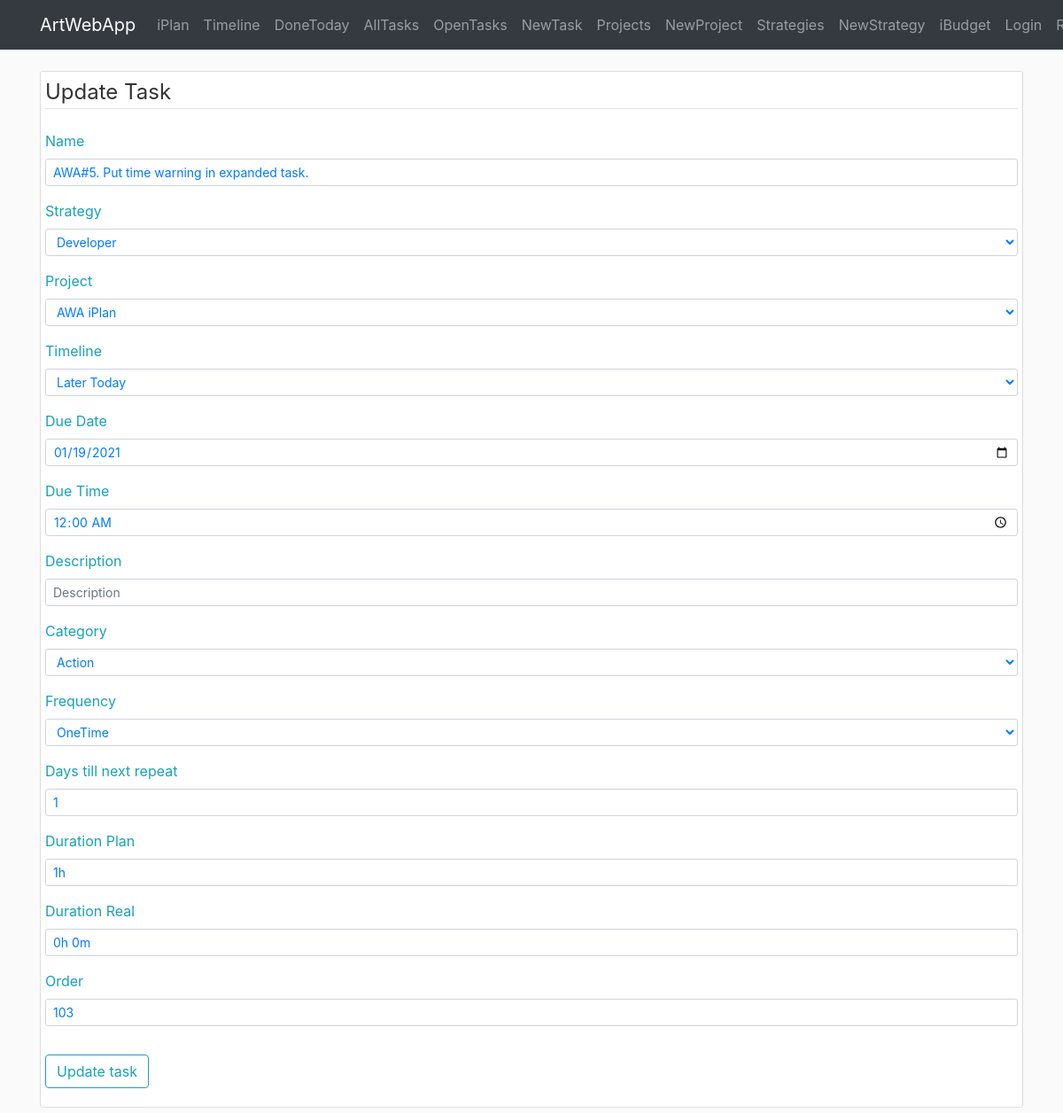
The app's page /iplan/task/update/460, older data.
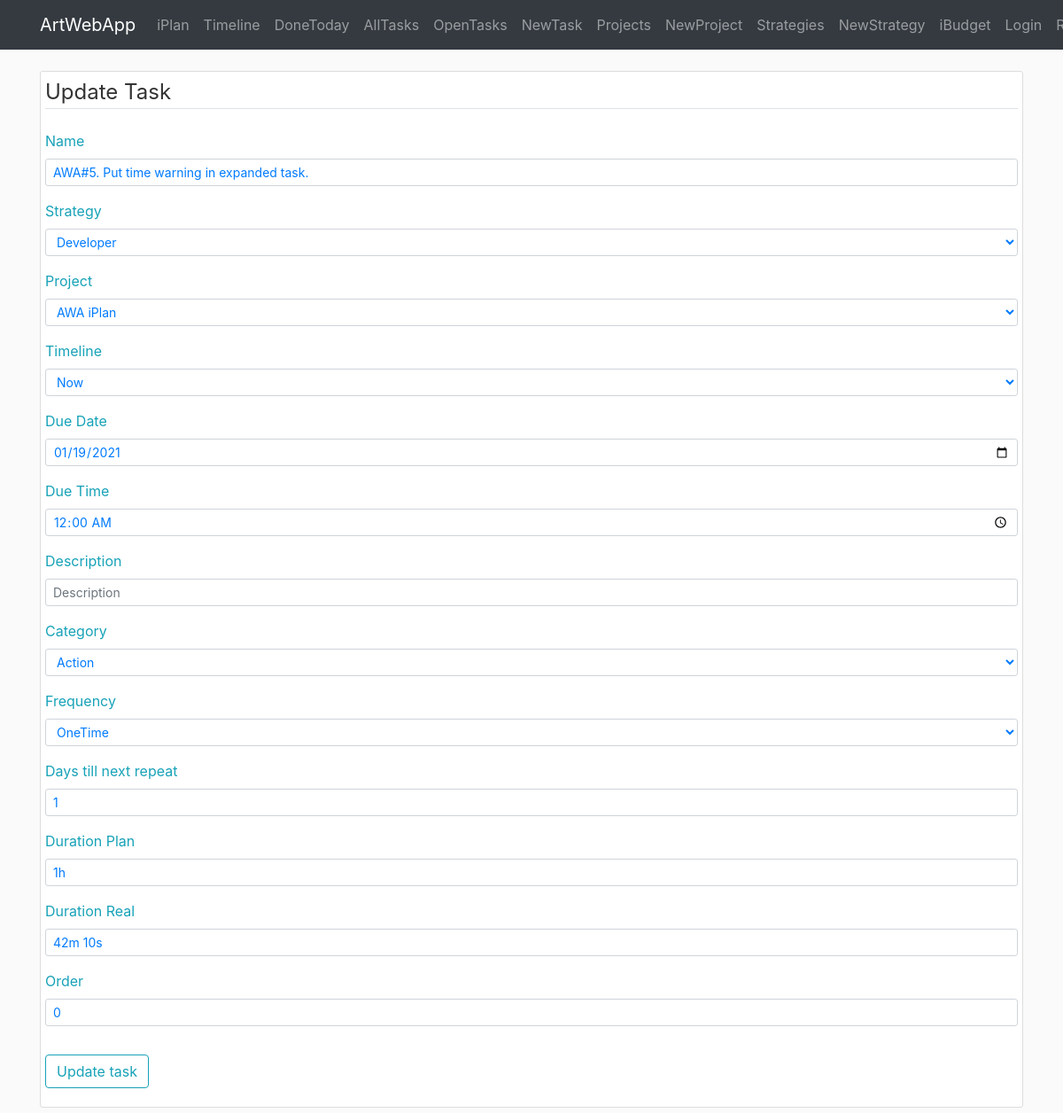
The same page, newer data.
### awa/iplan/models.py (models this page shows, shortened)
class Task(db.Model):
    id = db.Column(db.Integer, primary_key=True, autoincrement=True)
    name = db.Column(db.String(140), nullable=False)
    desc = db.Column(db.Text)
    category = db.Column(db.String(20))
    frequency = db.Column(db.String(10))
    frequency_days = db.Column(db.Integer)
    time_creation = db.Column(db.DateTime, default=datetime.now)
    time_completion = db.Column(db.DateTime)
    time_due = db.Column(db.DateTime)
    time_line = db.Column(db.String(20))
    duration_plan = db.Column(db.Interval, nullable=False, default=timedelta(0))
    duration_real = db.Column(db.Interval, nullable=False, default=timedelta(0))
    timer_start = db.Column(db.DateTime)
    order = db.Column(db.Integer)
    show_menu = db.Column(db.Boolean, default=True, nullable=False)
    id_strategy = db.Column(db.Integer, db.ForeignKey('strategy.id'), nullable=False)
    id_project = db.Column(db.Integer, db.ForeignKey('project.id'))

### awa/iplan/routes.py (the view)
@iplan.route('/iplan/task/update/<id_task>', methods=['GET', 'POST'])
def task_update(id_task):
    form_task = TaskForm()
    form_task.id_strategy.choices = [(item.id, item.name) for item in Strategy.query.all()]
    form_task.id_project.choices = [(item.id, item.name) for item in Project.query.order_by(Project.order).all()]
    form_task.category.choices = TASK_CATEGORY_CHOICES
    form_task.frequency.choices = TASK_FREQUENCY_CHOICES
    form_task.time_line.choices = TimeLine.selectfield_choices()
    task = Task.query.get_or_404(id_task)
    if form_task.validate_on_submit():
        task.name = form_task.name.data
        task.id_strategy = form_task.id_strategy.data
        task.id_project = form_task.id_project.data
        task.desc = form_task.desc.data
        task.category = dict(TASK_CATEGORY_CHOICES).get(form_task.category.data)
        task.frequency = dict(TASK_FREQUENCY_CHOICES).get(form_task.frequency.data)
        task.frequency_days = form_task.frequency_days.data
        task.duration_plan = duration_from_string(form_task.duration_plan.data)
        task.duration_real = duration_from_string(form_task.duration_real.data)
        task.time_line = form_task.time_line.data
        task.time_due = datetime(year=form_task.time_due_date.data.year, month=form_task.time_due_date.data.month, day=form_task.time_due_date.data.day) + timedelta(hours=form_task.time_due_time.data.hour, minutes=form_task.time_due_time.data.minute)
        task.order = form_task.order.data
        db.session.commit()
        return redirect(url_for('iplan.timeline'))
    elif request.method == 'GET':
        form_task.name.data = task.name
        form_task.id_strategy.data = task.id_strategy
        form_task.id_project.data = task.id_project
        form_task.desc.data = task.desc
        form_task.category.data = reverse_dict(TASK_CATEGORY_CHOICES).get(task.category, 1)
        form_task.frequency.data = reverse_dict(TASK_FREQUENCY_CHOICES).get(task.frequency, 1)
        form_task.frequency_days.data = task.frequency_days
        form_task.duration_plan.data = string_from_duration(task.duration_plan)
        form_task.duration_real.data = string_from_duration(task.duration_real)
        form_task.order.data = task.order
        form_task.time_line.data = task.time_line
        form_task.time_due_date.data = task.time_due
        form_task.time_due_time.data = task.time_due
        form_task.submit.label.text = 'Update task'
    return render_template('iplan/task_edit.html', form_task=form_task, legend='Update Task')

### awa/iplan/forms.py
class TaskForm(FlaskForm):
    name = StringField(label='Name', validators=[DataRequired(), Length(min=1, max=140)])
    desc = StringField(label='Description')
    duration_plan = StringField(label='Duration Plan')  # Is converted to Interval with duration_from_string
    duration_real = StringField(label='Duration Real')
    category = SelectField(label='Category', coerce=int)
    time_line = SelectField(label='Timeline')
    time_due_date = DateField(label='Due Date')
    time_due_time = TimeField(label='Due Time')
    frequency = SelectField(label='Frequency', coerce=int)
    frequency_days = IntegerField(label='Days till next repeat')
    order = IntegerField(label='Order')
    id_strategy = SelectField(label='Strategy', coerce=int)
    id_project = SelectField(label='Project', coerce=int)
    submit = SubmitField(label='Add Task')

### awa/iplan/utils.py (called while the page is built)
def reverse_dict(x):
    return {v: k for (k, v) in dict(x).items()}

    @staticmethod
    def selectfield_choices():
        return [(x, x) for x in TimeLine.categories]

### awa/templates/iplan/task_edit.html (shortened to what the changed rows need)
{% extends "layout.html" %}
{% block content %}
<div class="container">
     <div class="content-section">
         <form method="POST" action="">
            <fieldset class="form-group">
                <div class="form-group">
                    {{ form_task.name.label(class="form-control-label text-info text-info") }}
                    {% if form_task.name.errors %}
                        {{ form_task.name(class="form-control form-control-sm is-invalid") }}
                        <div class="invalid-feedback">
                            {% for error in form_task.name.errors %}
                                <span>{{ error }}</span>
                            {% endfor %}
                        </div>
                    {% else %}
                        {{ form_task.name(class="form-control form-control-sm text-primary", placeholder='Task') }}
                    {% endif %}
                </div>
                <div class="form-group">
                    {{ form_task.id_strategy.label(class="form-control-label text-info text-info") }}
                    {% if form_task.id_strategy.errors %}
                        {{ form_task.id_strategy(class="form-control form-control-sm is-invalid") }}
                        <div class="invalid-feedback">
                            {% for error in form_task.id_strategy.errors %}
                                <span>{{ error }}</span>
                            {% endfor %}
                        </div>
                    {% else %}
                        {{ form_task.id_strategy(class="form-control form-control-sm text-primary", placeholder='Strategy') }}
                    {% endif %}
                </div>
                <div class="form-group">
                    {{ form_task.id_project.label(class="form-control-label text-info text-info") }}
                    {% if form_task.id_project.errors %}
                        {{ form_task.id_project(class="form-control form-control-sm is-invalid") }}
                        <div class="invalid-feedback">
                            {% for error in form_task.id_project.errors %}
                                <span>{{ error }}</span>
                            {% endfor %}
                        </div>
                    {% else %}
                        {{ form_task.id_project(class="form-control form-control-sm text-primary", placeholder='Project') }}
                    {% endif %}
                </div>
                <div class="form-group">
                    {{ form_task.time_line.label(class="form-control-label text-info text-info") }}
                    {% if form_task.time_line.errors %}
                        {{ form_task.time_line(class="form-control form-control-sm is-invalid") }}
                        <div class="invalid-feedback">
                            {% for error in form_task.time_line.errors %}
                                <span>{{ error }}</span>
                            {% endfor %}
                        </div>
                    {% else %}
                        {{ form_task.time_line(class="form-control form-control-sm text-primary", placeholder='Task') }}
                    {% endif %}
                </div>
                <div class="form-group">
                    {{ form_task.desc.label(class="form-control-label text-info") }}
                    {% if form_task.desc.errors %}
                        {{ form_task.desc(class="form-control form-control-sm is-invalid") }}
                        <div class="invalid-feedback">
                            {% for error in form_task.desc.errors %}
                                <span>{{ error }}</span>
                            {% endfor %}
                        </div>
                    {% else %}
                        {{ form_task.desc(class="form-control form-control-sm text-primary", placeholder='Description') }}
                    {% endif %}
                </div>
                <div class="form-group">
                    {{ form_task.category.label(class="form-control-label text-info") }}
                    {% if form_task.category.errors %}
                        {{ form_task.category(class="form-control form-control-sm is-invalid") }}
                        <div class="invalid-feedback">
                            {% for error in form_task.category.errors %}
                                <span>{{ error }}</span>
                            {% endfor %}
                        </div>
                    {% else %}
                        {{ form_task.category(class="form-control form-control-sm text-primary", placeholder='Description') }}
                    {% endif %}
                </div>
                <div class="form-group">
                    {{ form_task.frequency.label(class="form-control-label text-info") }}
                    {% if form_task.frequency.errors %}
                        {{ form_task.frequency(class="form-control form-control-sm is-invalid") }}
                        <div class="invalid-feedback">
                            {% for error in form_task.frequency.errors %}
                                <span>{{ error }}</span>
                            {% endfor %}
                        </div>
                    {% else %}
                        {{ form_task.frequency(class="form-control form-control-sm text-primary", placeholder='Description') }}
                    {% endif %}
                </div>
                <div class="form-group">
                    {{ form_task.frequency_days.label(class="form-control-label text-info") }}
                    {% if form_task.frequency_days.errors %}
                        {{ form_task.frequency_days(class="form-control form-control-sm is-invalid") }}
                        <div class="invalid-feedback">
                            {% for error in form_task.frequency_days.errors %}
                                <span>{{ error }}</span>
                            {% endfor %}
                        </div>
                    {% else %}
                        {{ form_task.frequency_days(class="form-control form-control-sm text-primary", placeholder=1) }}
                    {% endif %}
                </div>
                <div class="form-group">
                    {{ form_task.duration_plan.label(class="form-control-label text-info") }}
                    {% if form_task.duration_plan.errors %}
                        {{ form_task.duration_plan(class="form-control form-control-sm is-invalid") }}
                        <div class="invalid-feedback">
                            {% for error in form_task.duration_plan.errors %}
                                <span>{{ error }}</span>
                            {% endfor %}
                        </div>
                    {% else %}
                        {{ form_task.duration_plan(class="form-control form-control-sm text-primary", placeholder='0h 0m')}}
                    {% endif %}
                </div>
                <div class="form-group">
                    {{ form_task.duration_real.label(class="form-control-label text-info") }}
                    {% if form_task.duration_real.errors %}
                        {{ form_task.duration_real(class="form-control form-control-sm is-invalid") }}
                        <div class="invalid-feedback">
                            {% for error in form_task.duration_real.errors %}
                                <span>{{ error }}</span>
                            {% endfor %}
                        </div>
                    {% else %}
                        {{ form_task.duration_real(class="form-control form-control-sm text-primary", placeholder='0h 0m')}}
                    {% endif %}
                </div>
                <div class="form-group">
                    {{ form_task.order.label(class="form-control-label text-info") }}
                    {% if form_task.order.errors %}
                        {{ form_task.order(class="form-control form-control-sm is-invalid") }}
                        <div class="invalid-feedback">
                            {% for error in form_task.order.errors %}
                                <span>{{ error }}</span>
                            {% endfor %}
                        </div>
                    {% else %}
                        {{ form_task.order(class="form-control form-control-sm text-primary", placeholder='0')}}
                    {% endif %}
                </div>
            </fieldset>
        </form>
    </div>
{% endblock content %}

Row changes from the older to the newer data that the page shows:
changed Task "AWA#5. Put time warning in expanded task.": time_line "Later Today" → "Now"; duration_real "0h 0m" → "42m 10s"; order "103" → "0"
